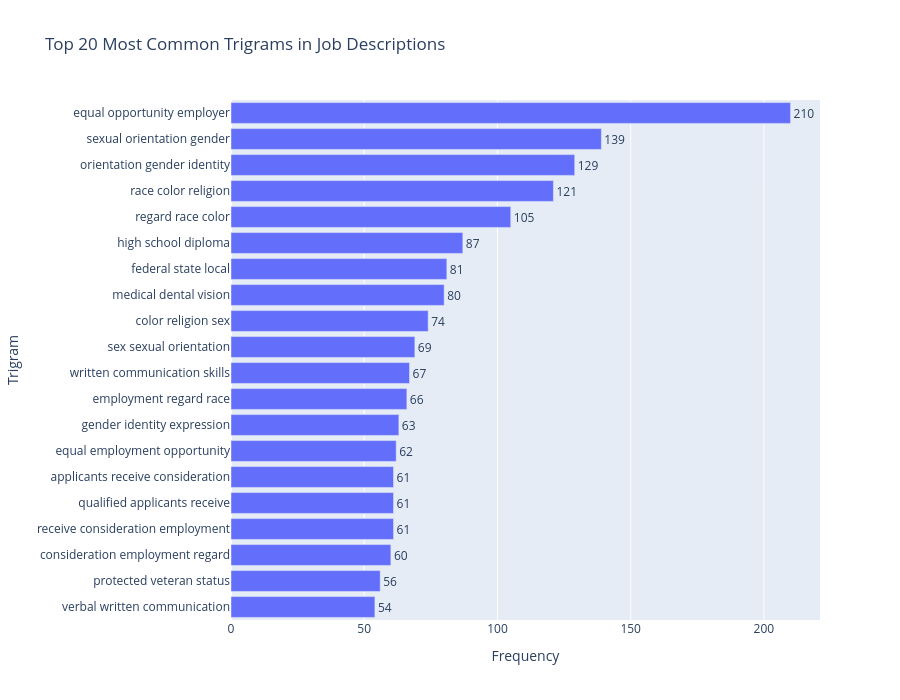

Notebook code cell kept with this figure:
### Markdown cell above
### Most Common Trigrams

### Code cell
text = job_df["job_description"].dropna().astype(str)

# bigram
vectorizer = CountVectorizer(
    stop_words="english",
    ngram_range=(3, 3),
    min_df=3
)

X = vectorizer.fit_transform(text)

bigram_counts = X.sum(axis=0).A1
bigrams = vectorizer.get_feature_names_out()

common_bigrams = (
    pd.DataFrame({
        "bigram": bigrams,
        "count": bigram_counts
    })
    .sort_values("count", ascending=False)
    .head(20)
)

fig = px.bar(
    common_bigrams.sort_values("count"),
    x="count",
    y="bigram",
    orientation="h",
    text="count",
    title="Top 20 Most Common Trigrams in Job Descriptions",
    labels={
        "count": "Frequency",
        "bigram": "Trigram"
    }
)

fig.update_traces(textposition="outside")

fig.update_layout(
    width=900,
    height=700,
    yaxis=dict(categoryorder="total ascending")
)

fig.show()

### Figure 1 — Plotly figure (JSON) as saved in the notebook; plotly's stock layout.template omitted (floating-point values rounded to 4 significant figures)
{"data": [{"hovertemplate": "Frequency=%{text}<br>Trigram=%{y}<extra></extra>", "legendgroup": "", "marker": {"color": "#636efa", "pattern": {"shape": ""}}, "name": "", "orientation": "h", "showlegend": false, "text": [54.0, 56.0, 60.0, 61.0, 61.0, 61.0, 62.0, 63.0, 66.0, 67.0, 69.0, 74.0, 80.0, 81.0, 87.0, 105.0, 121.0, 129.0, 139.0, 210.0], "textposition": "outside", "type": "bar", "x": [54, 56, 60, 61, 61, 61, 62, 63, 66, 67, 69, 74, 80, 81, 87, 105, 121, 129, 139, 210], "xaxis": "x", "y": ["verbal written communication", "protected veteran status", "consideration employment regard", "receive consideration employment", "qualified applicants receive", "applicants receive consideration", "equal employment opportunity", "gender identity expression", "employment regard race", "written communication skills", "sex sexual orientation", "color religion sex", "medical dental vision", "federal state local", "high school diploma", "regard race color", "race color religion", "orientation gender identity", "sexual orientation gender", "equal opportunity employer"], "yaxis": "y"}], "layout": {"barmode": "relative", "height": 700, "legend": {"tracegroupgap": 0}, "title": {"text": "Top 20 Most Common Trigrams in Job Descriptions"}, "width": 900, "xaxis": {"anchor": "y", "domain": [0, 1], "title": {"text": "Frequency"}}, "yaxis": {"anchor": "x", "categoryorder": "total ascending", "domain": [0, 1], "title": {"text": "Trigram"}}}}
